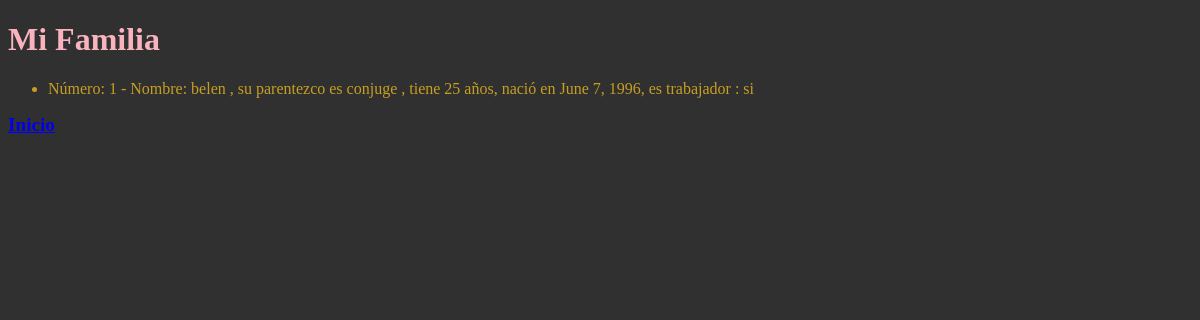
The app's page /verfamiliares/, older data.
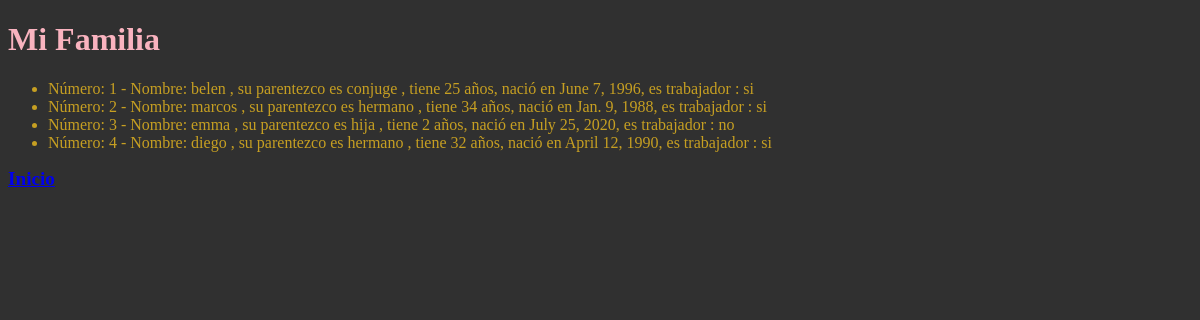
The same page, newer data.
### familia/models.py (models this page shows)
class Familiar(models.Model):
    nombre = models.CharField(max_length=40)
    parentezco = models.CharField(max_length=40)
    edad = models.IntegerField()
    fechaDeNacimiento = models.DateField()
    trabajador = models.BooleanField()

### familia/views.py (the view)
# urls.py: path("verfamiliares/", listarfamiliares),
def listarfamiliares(self):
    lista = Familiar.objects.all
    return render(self,"lista_familiares.html",{"lista_familiares": lista})

### templates/lista_familiares.html (shortened to what this page needs)
<!DOCTYPE html>
<html lang="en">
<head>
</head>
<body  style="background-color:rgb(48, 48, 48) ;">
    <h1 style="color: rgb(249, 179, 191) ;">Mi Familia</h1>
    <ul style="color:rgb(198, 159, 34) ;">
        {% for pariente in lista_familiares %}
            <li>Número: {{pariente.id}} - Nombre: {{pariente.nombre}} , su parentezco es {{pariente.parentezco}} , tiene {{pariente.edad}} años, nació en {{pariente.fechaDeNacimiento}}, es trabajador :
                {% if pariente.trabajador  %}
                si
                {% else %}
                no
                {% endif %}</li>
        {% endfor %}
    </ul>
    <nav>
        <a style= "font-size:larger;" href="/"><b>Inicio</b></a>
    </nav>
</body>
</html>

Row changes from the older to the newer data that the page shows:
added Familiar: id "2", nombre "marcos", parentezco "hermano", edad "34", fechaDeNacimiento "Jan. 9, 1988", trabajador "si"
added Familiar: id "3", nombre "emma", parentezco "hija", edad "2", fechaDeNacimiento "July 25, 2020", trabajador "no"
added Familiar: id "4", nombre "diego", parentezco "hermano", edad "32", fechaDeNacimiento "April 12, 1990", trabajador "si"
